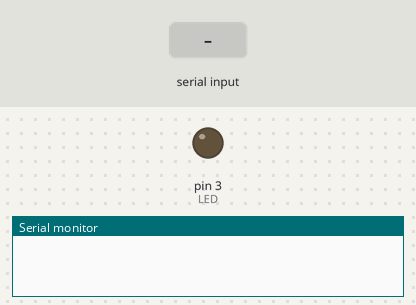
This sketch was run on a simulated Arduino Uno, built with avr-gcc and run on an emulated ATmega328P. On the bench: output pins drawn as LEDs (lit = HIGH), the last lines printed to the serial monitor. Inputs (shaded band) come from the test bench.

Above: at 1.2 s.
1.3 s: "1" received over Serial
At 2.4 s:
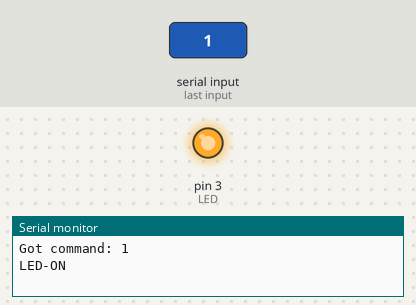
2.8 s: "0" received over Serial
At 3.5 s:
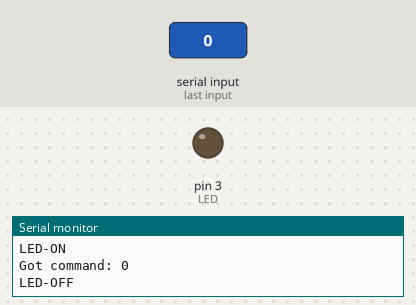
Timing chart, 0 to 5.8 s (numbered marks = the images above; inputs shaded):
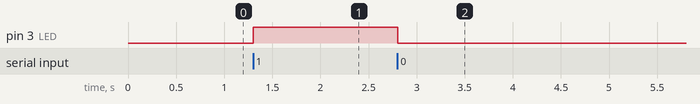

Measured:
- after the input at 1.3 s, pin 3 (LED): LOW → HIGH at once
- after the input at 2.8 s, pin 3 (LED): HIGH → LOW at once

The sketch:

blueTooth.ino
```cpp
char serialData;

void setup() {
  Serial.begin(9600);
  pinMode(3, OUTPUT); //11引脚连接演示用LED

}

void loop(){
  if( Serial.available()>0 ){

    serialData =  Serial.read();

    if (serialData == '1' ) {  //接收到点亮LED指令
      Serial.print("Got command: ");  Serial.println(serialData);
      Serial.println("LED-ON");

      digitalWrite(3, HIGH);  //点亮LED指令
    } else {    //接收到熄灭LED指令
      Serial.print("Got command: ");
      Serial.println(serialData);
      Serial.println("LED-OFF");

      digitalWrite(3, LOW);      //熄灭LED指令
    }
  }
}
```
